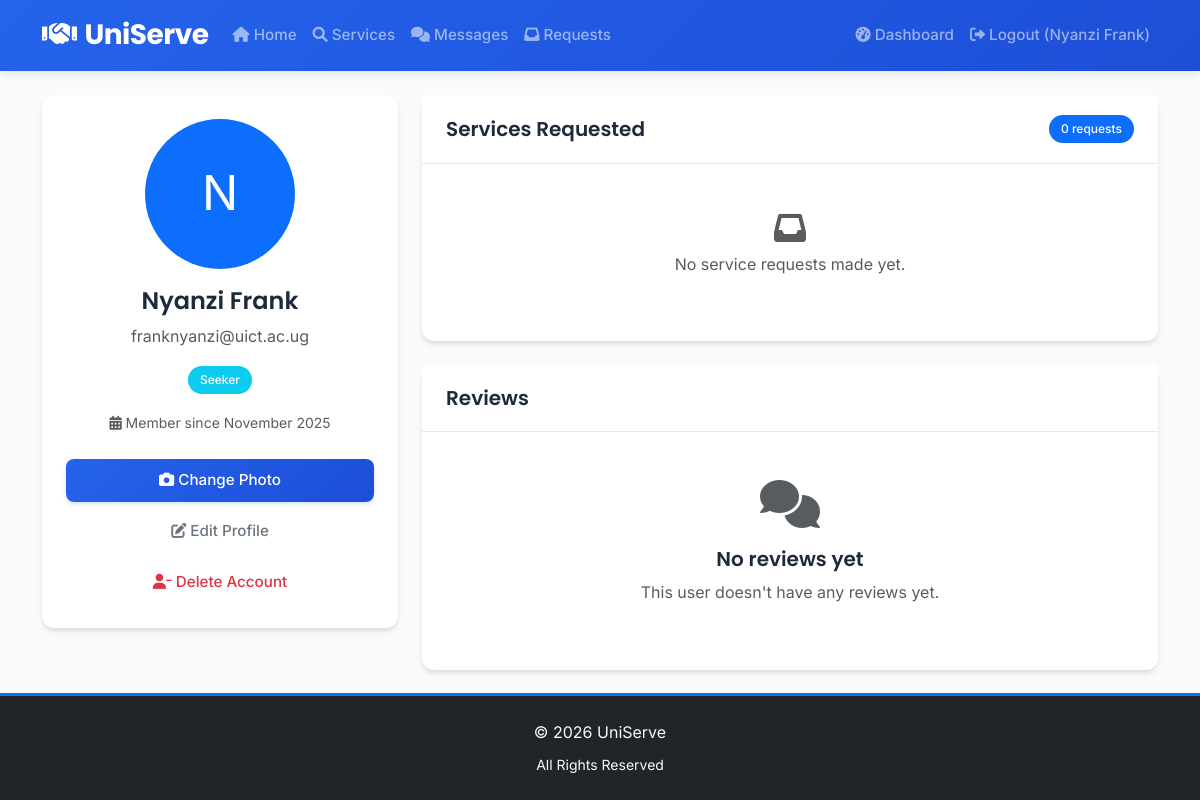
The page /profile/1 (signed in) on the database as committed earlier.
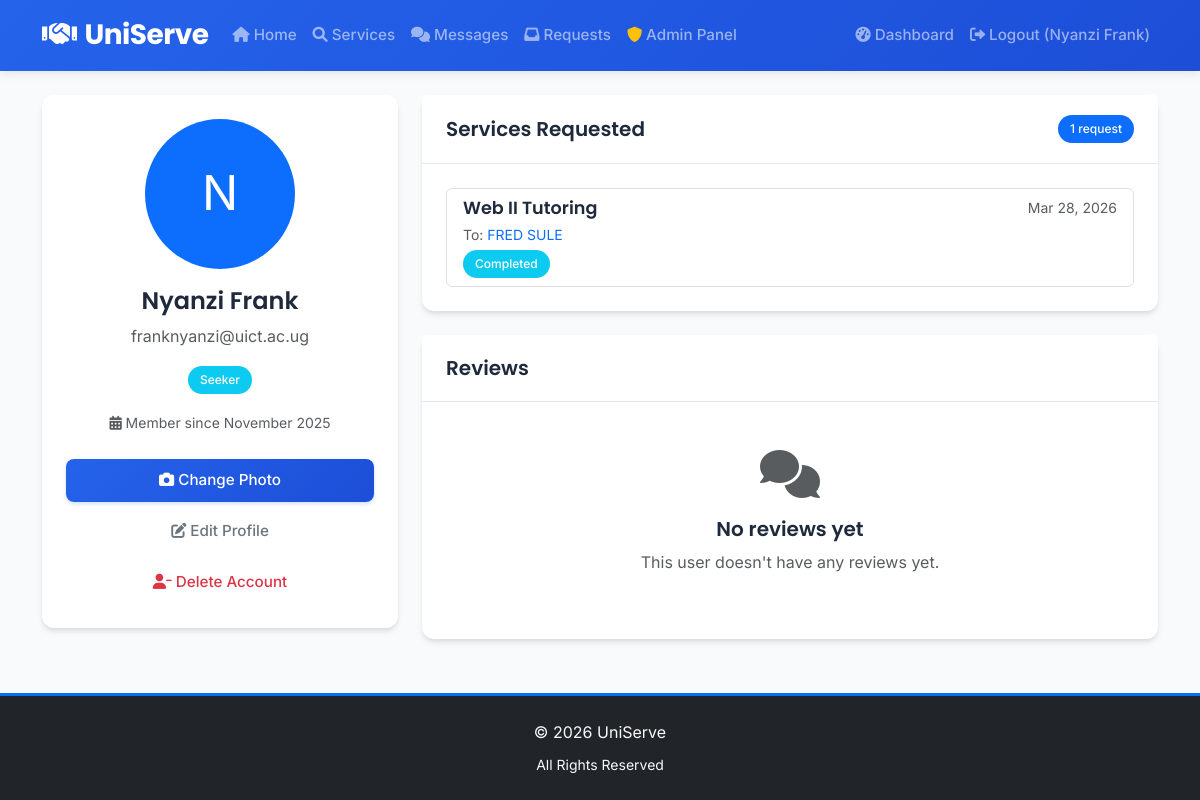
The same page on the database as committed later.
### app.py (models this page shows)
class ServiceRequest(db.Model):
    id = db.Column(db.Integer, primary_key=True)
    message = db.Column(db.Text, nullable=False)
    status = db.Column(db.String(20), default='pending')
    request_date = db.Column(db.DateTime, default=datetime.utcnow)
    service_id = db.Column(db.Integer, db.ForeignKey('service.id'), nullable=False)
    seeker_id = db.Column(db.Integer, db.ForeignKey('user.id'), nullable=False)
    seeker = db.relationship('User', foreign_keys=[seeker_id], backref='service_requests')

class Service(db.Model):
    id = db.Column(db.Integer, primary_key=True)
    title = db.Column(db.String(100), nullable=False)
    description = db.Column(db.Text, nullable=False)
    category = db.Column(db.String(50), nullable=False)
    price = db.Column(db.String(50), nullable=True)
    location = db.Column(db.String(100), nullable=False)
    contact_info = db.Column(db.String(100), nullable=False)
    created_date = db.Column(db.DateTime, default=datetime.utcnow)
    is_active = db.Column(db.Boolean, default=True)
    provider_id = db.Column(db.Integer, db.ForeignKey('user.id'), nullable=False)
    requests = db.relationship('ServiceRequest', backref='service', lazy=True)

class User(db.Model):
    id = db.Column(db.Integer, primary_key=True)
    name = db.Column(db.String(100), nullable=False)
    email = db.Column(db.String(100), unique=True, nullable=False)
    password = db.Column(db.String(200), nullable=False)
    user_type = db.Column(db.String(20), nullable=False)
    is_admin = db.Column(db.Boolean, default=False)
    profile_picture = db.Column(db.String(200), nullable=True)
    student_id_document = db.Column(db.String(200), nullable=True)
    verification_status = db.Column(db.String(20), default='unverified')
    registration_date = db.Column(db.DateTime, default=datetime.utcnow)
    services = db.relationship('Service', backref='provider', lazy=True)
    reviews_given = db.relationship('Review', foreign_keys='Review.reviewer_id', backref='reviewer', lazy=True)
    reviews_received = db.relationship('Review', foreign_keys='Review.reviewee_id', backref='reviewee', lazy=True)

### app.py (the view, shortened to what this page needs)
@app.route('/profile/<int:user_id>')
def profile(user_id):
    user = User.query.get_or_404(user_id)
    reviews = Review.query.filter_by(reviewee_id=user_id).all()
    avg_rating = 0
    if reviews:
        avg_rating = sum([review.rating for review in reviews]) / len(reviews)
    seeker_requests = []
    if user.user_type == 'seeker':
        seeker_requests = ServiceRequest.query.filter_by(seeker_id=user.id).order_by(ServiceRequest.request_date.desc()).all()
    can_message = False
    if 'user_id' in session:
        current_user_id = session['user_id']
        is_admin = session.get('is_admin', False)
        if current_user_id == user.id or is_admin:
            can_message = True
    return render_template('profile.html', user=user, reviews=reviews, avg_rating=avg_rating, seeker_requests=seeker_requests, can_message=can_message)

### templates/profile.html (shortened to what the changed rows need)
{% extends "base.html" %}
{% block content %}
<div class="row">
    <div class="col-md-8">
        {% if user.user_type == 'provider' %}
        <div class="card">
            <div class="card-header d-flex justify-content-between align-items-center">
                <h5 class="mb-0">Services Offered</h5>
                <span class="badge bg-primary">{{ user.services|length }} service{{ 's' if user.services|length != 1 else '' }}</span>
            </div>
            <div class="card-body">
                {% set user_services = user.services %}
                {% if user_services %}
                    <div class="row">
                        {% for service in user_services %}
                        <div class="col-md-6 mb-3">
                            <div class="card h-100">
                                <div class="card-body">
                                    <h6 class="card-title">{{ service.title }}</h6>
                                    <p class="card-text small text-muted">{{ service.description[:100] }}{% if service.description|length > 100 %}...{% endif %}</p>
                                    <div class="mb-2">
                                        <span class="badge bg-info">{{ service.category }}</span>
                                        <span class="badge bg-success">{{ service.price }}</span>
                                    </div>
                                    <p class="card-text small">
                                        <i class="fas fa-map-marker-alt"></i> {{ service.location }}
                                    </p>
                                    <p class="card-text small">
                                        <i class="fas fa-phone"></i> {{ service.contact_info }}
                                    </p>
                                </div>
                                <div class="card-footer bg-transparent">
                                    <small class="text-muted">
                                        Posted {{ service.created_date.strftime('%b %d, %Y') }}
                                    </small>
                                    {% if service.is_active %}
                                    <span class="badge bg-success float-end">Active</span>
                                    {% else %}
                                    <span class="badge bg-secondary float-end">Inactive</span>
                                    {% endif %}
                                </div>
                            </div>
                        </div>
                        {% endfor %}
                    </div>
                {% else %}
                    <div class="text-center py-4">
                        <div class="mb-3">
                            <i class="fas fa-briefcase fa-3x text-muted"></i>
                        </div>
                        <h5>No services yet</h5>
                        <p class="text-muted">This user hasn't added any services yet.</p>
                        {% if session.user_id == user.id %}
                        <a href="{{ url_for('add_service') }}" class="btn btn-primary">Add Your First Service</a>
                        {% endif %}
                    </div>
                {% endif %}
            </div>
        </div>
        {% elif user.user_type == 'seeker' %}
        <div class="card mb-4">
            <div class="card-header d-flex justify-content-between align-items-center">
                <h5 class="mb-0">Services Requested</h5>
                <span class="badge bg-primary">{{ seeker_requests|length }} request{{ 's' if seeker_requests|length != 1 else '' }}</span>
            </div>
            <div class="card-body">
                {% if seeker_requests %}
                    <div class="list-group">
                        {% for req in seeker_requests[:5] %}
                        <div class="list-group-item list-group-item-action flex-column align-items-start">
                            <div class="d-flex w-100 justify-content-between">
                                <h6 class="mb-1">{{ req.service.title }}</h6>
                                <small class="text-muted">{{ req.request_date.strftime('%b %d, %Y') }}</small>
                            </div>
                            <p class="mb-1 small text-muted">To: <a href="{{ url_for('profile', user_id=req.service.provider.id) }}" class="text-decoration-none">{{ req.service.provider.name }}</a></p>
                            <span class="badge bg-{{ 'warning' if req.status == 'pending' else 'success' if req.status == 'accepted' else 'info' if req.status == 'completed' else 'secondary' }}">
                                {{ req.status|title }}
                            </span>
                        </div>
                        {% endfor %}
                    </div>
                {% else %}
                    <div class="text-center py-4 text-muted">
                        <i class="fas fa-inbox fa-2x mb-2"></i>
                        <p>No service requests made yet.</p>
                    </div>
                {% endif %}
            </div>
        </div>
        {% endif %}
    </div>
</div>
{% if session.user_id == user.id %}
</div>
{% endif %}
{% endblock %}

### templates/base.html (shortened to what this page needs)
<!DOCTYPE html>
<html lang="en">
<head>
    <link href="https://cdn.jsdelivr.net/npm/bootstrap@5.3.0/dist/css/bootstrap.min.css" rel="stylesheet">
    <link rel="stylesheet" href="https://cdnjs.cloudflare.com/ajax/libs/font-awesome/6.0.0/css/all.min.css">
    <link href="{{ url_for('static', filename='css/style.css') }}" rel="stylesheet">
</head>
<body class="d-flex flex-column min-vh-100">
    <nav class="navbar navbar-expand-lg navbar-dark">
        <div class="container">
            <a class="navbar-brand" href="{{ url_for('index') }}">
                <i class="fas fa-handshake me-2"></i>UniServe
            </a>
            <div class="collapse navbar-collapse" id="navbarNav">
                <ul class="navbar-nav me-auto">
                    <li class="nav-item">
                        <a class="nav-link" href="{{ url_for('index') }}">
                            <i class="fas fa-home me-1"></i>Home
                        </a>
                    </li>
                    <li class="nav-item">
                        <a class="nav-link" href="{{ url_for('services') }}">
                            <i class="fas fa-search me-1"></i>Services
                        </a>
                    </li>
                    {% if session.user_id %}
                    <li class="nav-item">
                        <a class="nav-link" href="{{ url_for('messages') }}">
                            <i class="fas fa-comments me-1"></i>Messages
                        </a>
                    </li>
                    <li class="nav-item">
                        <a class="nav-link" href="{{ url_for('service_requests') }}">
                            <i class="fas fa-inbox me-1"></i>Requests
                        </a>
                    </li>
                    {% endif %}
                    {% if session.is_admin %}
                    <li class="nav-item">
                        <a class="nav-link" href="{{ url_for('admin_dashboard') }}">
                            <i class="fas fa-shield-alt me-1 text-warning"></i>Admin Panel
                        </a>
                    </li>
                    {% endif %}
                </ul>
                <ul class="navbar-nav">
                    {% if session.user_id %}
                    <li class="nav-item">
                        <a class="nav-link" href="{{ url_for('dashboard') }}">
                            <i class="fas fa-tachometer-alt me-1"></i>Dashboard
                        </a>
                    </li>
                    <li class="nav-item">
                        <a class="nav-link" href="{{ url_for('logout') }}">
                            <i class="fas fa-sign-out-alt me-1"></i>Logout ({{ session.user_name }})
                        </a>
                    </li>
                    {% endif %}
                </ul>
            </div>
        </div>
    </nav>
    <div class="container mt-4">
        {% block content %}{% endblock %}
    <footer class="bg-dark text-light py-4 mt-auto w-100 border-top border-primary border-3">
        <div class="container text-center">
            <p class="mb-2">&copy; 2026 UniServe</p>
            <p class="mb-0 small">
                All Rights Reserved
            </p>
        </div>
    </footer>
    <div class="toast-container position-fixed bottom-0 end-0 p-3" style="z-index: 1055;">
    </div>
</body>
</html>

Rows that differ between the two databases and show on the page:
added ServiceRequest: service "Web II Tutoring", request_date "Mar 28, 2026", service.provider.name "FRED SULE", status "Completed"
Other text that changed with them:
{{ seeker_requests|length }}: "0" → "1"
{{ 's' if seeker_requests|length != 1 else '' }}: "s" → (not shown)
text no longer shown: "No service requests made yet."
text now shown: "Admin Panel"
